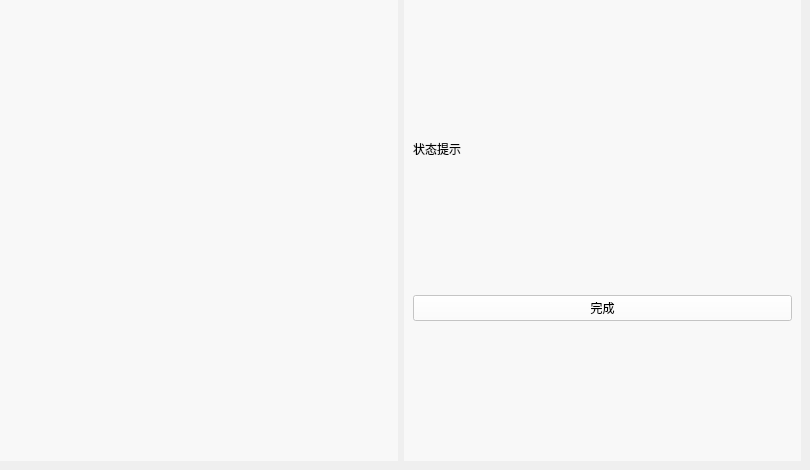
    <widget class="QWidget" name="allpage_3">
     <property name="styleSheet">
      <string notr="true">QWidget#allpage_3{
	border-image: url(:/image/image/background.png);
}</string>
     </property>
     <widget class="QWidget" name="widget_59" native="true">
      <property name="geometry">
       <rect>
        <x>0</x>
        <y>0</y>
        <width>801</width>
        <height>461</height>
       </rect>
      </property>
      <property name="sizePolicy">
       <sizepolicy hsizetype="Preferred" vsizetype="Preferred">
        <horstretch>0</horstretch>
        <verstretch>0</verstretch>
       </sizepolicy>
      </property>
      <property name="styleSheet">
       <string notr="true">background-color: rgba(255, 255, 255, 0);
font: 12pt &quot;Microsoft YaHei UI&quot;;</string>
      </property>
      <layout class="QHBoxLayout" name="horizontalLayout_27">
       <item>
        <widget class="QWidget" name="allpic_3" native="true">
         <property name="sizePolicy">
          <sizepolicy hsizetype="MinimumExpanding" vsizetype="Expanding">
           <horstretch>0</horstretch>
           <verstretch>0</verstretch>
          </sizepolicy>
         </property>
         <property name="styleSheet">
          <string notr="true">QWidget#allpic_3{
	background-color: rgba(255, 255, 255, 150);
}</string>
         </property>
        </widget>
       </item>
       <item>
        <widget class="QWidget" name="widget_60" native="true">
         <property name="sizePolicy">
          <sizepolicy hsizetype="Expanding" vsizetype="Expanding">
           <horstretch>0</horstretch>
           <verstretch>0</verstretch>
          </sizepolicy>
         </property>
         <property name="styleSheet">
          <string notr="true">QWidget#widget_60{
	background-color: rgba(255, 255, 255, 150);
}</string>
         </property>
         <layout class="QVBoxLayout" name="verticalLayout_18">
          <item>
           <widget class="QLabel" name="notice_12">
            <property name="sizePolicy">
             <sizepolicy hsizetype="Preferred" vsizetype="Fixed">
              <horstretch>0</horstretch>
              <verstretch>0</verstretch>
             </sizepolicy>
            </property>
            <property name="text">
             <string>状态提示</string>
            </property>
           </widget>
          </item>
          <item>
           <widget class="QPushButton" name="pushButton_57">
            <property name="sizePolicy">
             <sizepolicy hsizetype="Expanding" vsizetype="Fixed">
              <horstretch>0</horstretch>
              <verstretch>0</verstretch>
             </sizepolicy>
            </property>
            <property name="styleSheet">
             <string notr="true">background-color: rgba(255, 255, 255, 200);</string>
            </property>
            <property name="text">
             <string>完成</string>
            </property>
           </widget>
          </item>
         </layout>
        </widget>
       </item>
      </layout>
     </widget>
    </widget>
